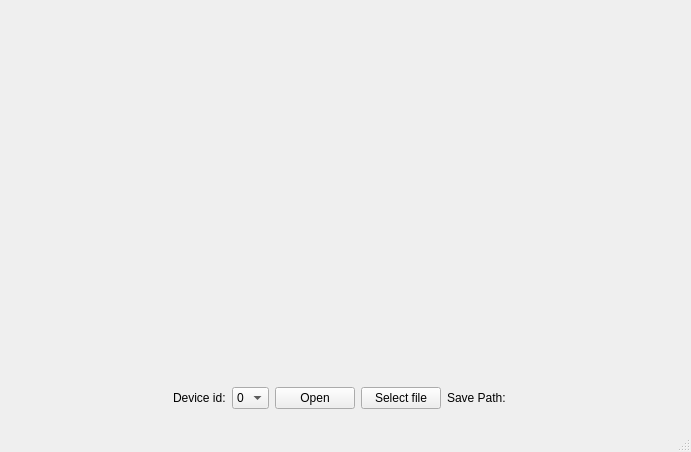
<?xml version="1.0" encoding="UTF-8"?>
<ui version="4.0">
 <class>VideoCaptureUi</class>
 <widget class="QMainWindow" name="VideoCaptureUi">
  <property name="geometry">
   <rect>
    <x>0</x>
    <y>0</y>
    <width>691</width>
    <height>452</height>
   </rect>
  </property>
  <property name="windowTitle">
   <string>VideoCapture</string>
  </property>
  <widget class="QWidget" name="centralwidget">
   <layout class="QGridLayout" name="gridLayout">
    <item row="2" column="0">
     <layout class="QHBoxLayout" name="horizontalLayout">
      <item>
       <spacer name="horizontalSpacer">
        <property name="orientation">
         <enum>Qt::Horizontal</enum>
        </property>
        <property name="sizeHint" stdset="0">
         <size>
          <width>40</width>
          <height>20</height>
         </size>
        </property>
       </spacer>
      </item>
      <item>
       <widget class="QLabel" name="label_2">
        <property name="text">
         <string>Device id:</string>
        </property>
       </widget>
      </item>
      <item>
       <widget class="QComboBox" name="CameraComboBox">
        <item>
         <property name="text">
          <string>0</string>
         </property>
        </item>
        <item>
         <property name="text">
          <string>1</string>
         </property>
        </item>
        <item>
         <property name="text">
          <string>2</string>
         </property>
        </item>
        <item>
         <property name="text">
          <string>3</string>
         </property>
        </item>
        <item>
         <property name="text">
          <string>4</string>
         </property>
        </item>
        <item>
         <property name="text">
          <string>5</string>
         </property>
        </item>
       </widget>
      </item>
      <item>
       <widget class="QPushButton" name="OpenPushButton">
        <property name="text">
         <string>Open</string>
        </property>
       </widget>
      </item>
      <item>
       <widget class="QPushButton" name="SelectFilePushButton">
        <property name="text">
         <string>Select file</string>
        </property>
       </widget>
      </item>
      <item>
       <widget class="QLabel" name="label">
        <property name="text">
         <string>Save Path:</string>
        </property>
       </widget>
      </item>
      <item>
       <widget class="QLabel" name="SavePathLabel">
        <property name="text">
         <string/>
        </property>
       </widget>
      </item>
      <item>
       <spacer name="horizontalSpacer_2">
        <property name="orientation">
         <enum>Qt::Horizontal</enum>
        </property>
        <property name="sizeHint" stdset="0">
         <size>
          <width>40</width>
          <height>20</height>
         </size>
        </property>
       </spacer>
      </item>
     </layout>
    </item>
    <item row="0" column="0">
     <layout class="QHBoxLayout" name="horizontalLayout_2">
      <item>
       <spacer name="horizontalSpacer_3">
        <property name="orientation">
         <enum>Qt::Horizontal</enum>
        </property>
        <property name="sizeHint" stdset="0">
         <size>
          <width>40</width>
          <height>20</height>
         </size>
        </property>
       </spacer>
      </item>
      <item>
       <widget class="QLabel" name="ImageLabel">
        <property name="sizePolicy">
         <sizepolicy hsizetype="Fixed" vsizetype="Fixed">
          <horstretch>0</horstretch>
          <verstretch>0</verstretch>
         </sizepolicy>
        </property>
        <property name="minimumSize">
         <size>
          <width>640</width>
          <height>360</height>
         </size>
        </property>
        <property name="text">
         <string/>
        </property>
       </widget>
      </item>
      <item>
       <spacer name="horizontalSpacer_4">
        <property name="orientation">
         <enum>Qt::Horizontal</enum>
        </property>
        <property name="sizeHint" stdset="0">
         <size>
          <width>40</width>
          <height>20</height>
         </size>
        </property>
       </spacer>
      </item>
     </layout>
    </item>
   </layout>
  </widget>
  <widget class="QStatusBar" name="statusbar"/>
 </widget>
 <resources/>
 <connections/>
</ui>
